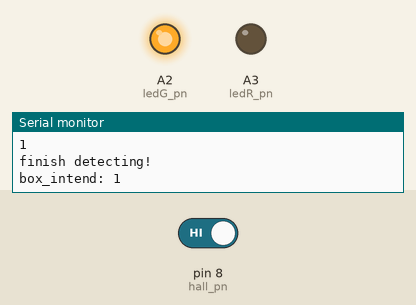
Recording of a sketch running on a simulated Arduino Uno, built with avr-gcc and run on an emulated ATmega328P. Shown: output pins drawn as LEDs (lit = HIGH), the last lines printed to the serial monitor. Inputs (shaded band) come from the test bench; at power-on: pin 8 (hall_pn) HIGH.

Above: at 1.2 s.
1.3 s: pin 8 (hall_pn) driven LOW
At 3.3 s:
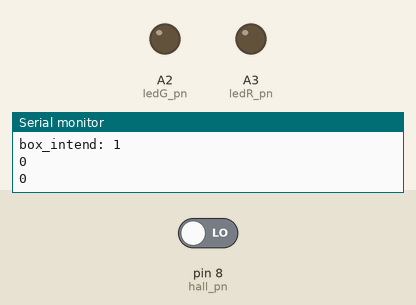
At 4.8 s:
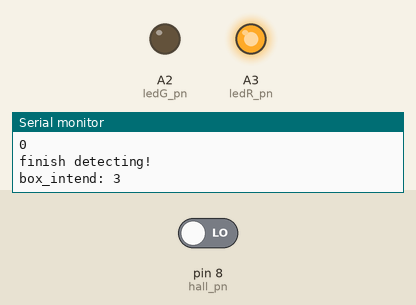
Timing chart, 0 to 10.3 s (numbered marks = the images above; inputs shaded):
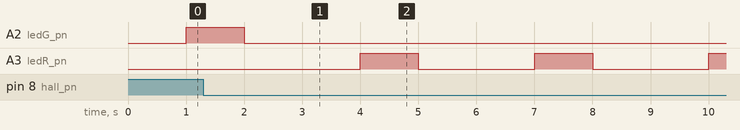

Measured:
- after the input at 1.3 s, A2 (ledG_pn): goes on until 2.0 s, then stays LOW; A3 (ledR_pn): alternates HIGH for 1.0 s and LOW for 2.0 s, starting after 2.7 s

The sketch:

hall_effect_test_v2.ino
```cpp
#define hall_pn 8
#define ledG_pn A2
#define ledR_pn A3


bool hall = false;
int box_intend = 1;
bool flag_detected = false;

void setup() {
  // put your setup code here, to run once:
  pinMode(hall_pn, INPUT);
  Serial.begin(9600);
}

void loop() {
  // put your main code here, to run repeatedly:
  if (flag_detected == false)
  {
    for (int i = 0; i < 10; i++) //obtain 10 readings from hall effect sensor
    {
      delay(100);
      hall = digitalRead(hall_pn);
      Serial.println(hall);
      if (hall == LOW)
      {
        box_intend = 3;
      }
    }
    flag_detected == true;
    Serial.println("finish detecting!");
    Serial.print("box_intend: ");
    Serial.println(box_intend);
    if (box_intend == 3) //magnet present
    {
      analogWrite(ledR_pn, 255);
      delay(1000);
      analogWrite(ledR_pn, 0);
    }
    else //no magnet present
    {
      analogWrite(ledG_pn, 255);
      delay(1000);
      analogWrite(ledG_pn, 0);
    }


    delay(1000);
    box_intend = 1;
  }


}
```
